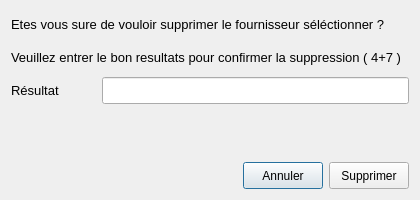
<?xml version="1.0" encoding="UTF-8"?>
<ui version="4.0">
 <class>Dialog</class>
 <widget class="QDialog" name="Dialog">
  <property name="geometry">
   <rect>
    <x>0</x>
    <y>0</y>
    <width>420</width>
    <height>200</height>
   </rect>
  </property>
  <property name="minimumSize">
   <size>
    <width>420</width>
    <height>200</height>
   </size>
  </property>
  <property name="maximumSize">
   <size>
    <width>420</width>
    <height>200</height>
   </size>
  </property>
  <property name="windowTitle">
   <string>Dialog</string>
  </property>
  <layout class="QGridLayout" name="gridLayout">
   <item row="0" column="0">
    <layout class="QVBoxLayout" name="verticalLayout">
     <item>
      <widget class="QLabel" name="label_2">
       <property name="minimumSize">
        <size>
         <width>85</width>
         <height>27</height>
        </size>
       </property>
       <property name="maximumSize">
        <size>
         <width>8888888</width>
         <height>16777215</height>
        </size>
       </property>
       <property name="font">
        <font>
         <pointsize>10</pointsize>
        </font>
       </property>
       <property name="text">
        <string>Etes vous sure de vouloir supprimer le fournisseur séléctionner ?</string>
       </property>
      </widget>
     </item>
     <item>
      <widget class="QLabel" name="label_3">
       <property name="minimumSize">
        <size>
         <width>85</width>
         <height>27</height>
        </size>
       </property>
       <property name="maximumSize">
        <size>
         <width>8888888</width>
         <height>16777215</height>
        </size>
       </property>
       <property name="font">
        <font>
         <pointsize>10</pointsize>
        </font>
       </property>
       <property name="text">
        <string>Veuillez entrer le bon resultats pour confirmer la suppression ( 4+7 )</string>
       </property>
      </widget>
     </item>
     <item>
      <layout class="QHBoxLayout" name="horizontalLayout">
       <item>
        <widget class="QLabel" name="label_4">
         <property name="minimumSize">
          <size>
           <width>85</width>
           <height>27</height>
          </size>
         </property>
         <property name="maximumSize">
          <size>
           <width>85</width>
           <height>16777215</height>
          </size>
         </property>
         <property name="font">
          <font>
           <pointsize>10</pointsize>
          </font>
         </property>
         <property name="text">
          <string>Résultat</string>
         </property>
        </widget>
       </item>
       <item>
        <widget class="QLineEdit" name="chercher_lineEdit">
         <property name="minimumSize">
          <size>
           <width>220</width>
           <height>27</height>
          </size>
         </property>
         <property name="font">
          <font>
           <pointsize>10</pointsize>
          </font>
         </property>
        </widget>
       </item>
      </layout>
     </item>
     <item>
      <spacer name="verticalSpacer">
       <property name="orientation">
        <enum>Qt::Vertical</enum>
       </property>
       <property name="sizeHint" stdset="0">
        <size>
         <width>20</width>
         <height>40</height>
        </size>
       </property>
      </spacer>
     </item>
     <item>
      <layout class="QHBoxLayout" name="horizontalLayout_2">
       <item>
        <spacer name="horizontalSpacer">
         <property name="orientation">
          <enum>Qt::Horizontal</enum>
         </property>
         <property name="sizeHint" stdset="0">
          <size>
           <width>40</width>
           <height>20</height>
          </size>
         </property>
        </spacer>
       </item>
       <item>
        <widget class="QPushButton" name="annuler_pushButton">
         <property name="minimumSize">
          <size>
           <width>70</width>
           <height>27</height>
          </size>
         </property>
         <property name="text">
          <string>Annuler</string>
         </property>
        </widget>
       </item>
       <item>
        <widget class="QPushButton" name="supprimer_pushButton_2">
         <property name="minimumSize">
          <size>
           <width>70</width>
           <height>27</height>
          </size>
         </property>
         <property name="text">
          <string>Supprimer</string>
         </property>
        </widget>
       </item>
      </layout>
     </item>
    </layout>
   </item>
  </layout>
 </widget>
 <resources/>
 <connections>
  <connection>
   <sender>annuler_pushButton</sender>
   <signal>clicked()</signal>
   <receiver>Dialog</receiver>
   <slot>close()</slot>
   <hints>
    <hint type="sourcelabel">
     <x>286</x>
     <y>173</y>
    </hint>
    <hint type="destinationlabel">
     <x>196</x>
     <y>173</y>
    </hint>
   </hints>
  </connection>
  <connection>
   <sender>supprimer_pushButton_2</sender>
   <signal>clicked()</signal>
   <receiver>Dialog</receiver>
   <slot>accept()</slot>
   <hints>
    <hint type="sourcelabel">
     <x>377</x>
     <y>168</y>
    </hint>
    <hint type="destinationlabel">
     <x>374</x>
     <y>150</y>
    </hint>
   </hints>
  </connection>
 </connections>
</ui>
